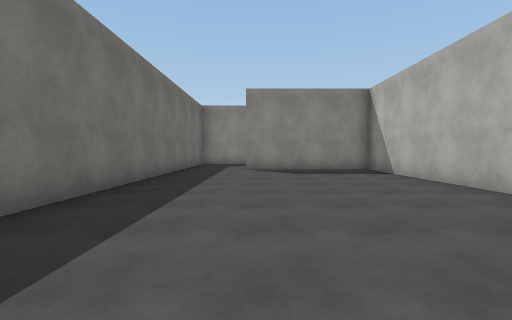
[1] (above)

12 first-person views from a walk through a Unity game level. The camera is 1.3 m above the floor, tilts 2° down and sees 85° across. The floor is counted in squares, 2 m on a side. Each view is taken from the middle of a square. On the plan, view 1 faces up. The plan holds only what a view shows up to about 9 squares ahead; the rest is blank. The place goes on beyond the plan. The player character is not drawn. Some surface patterns are stand-ins.

[2]
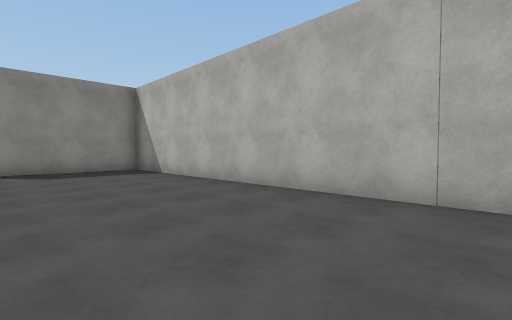

[3]
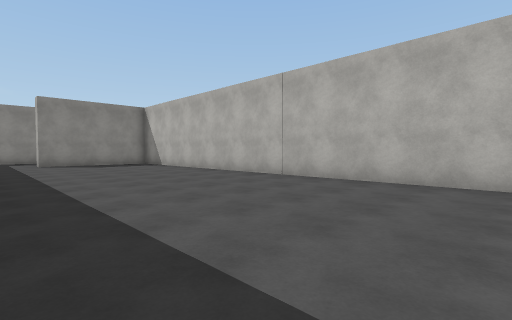

[4]
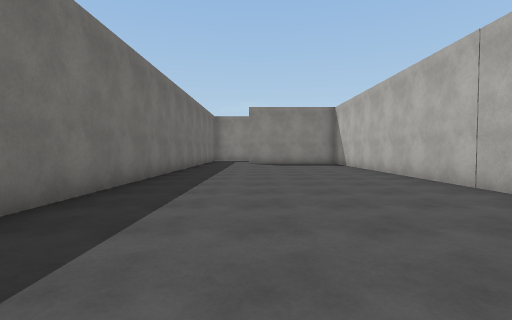

[5]
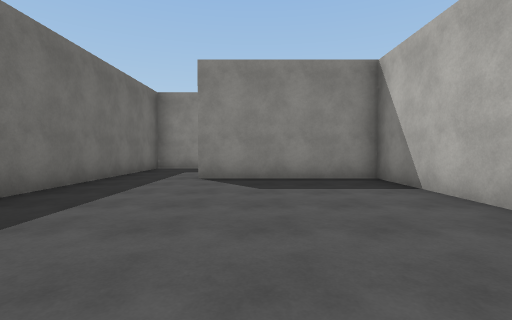

[6]
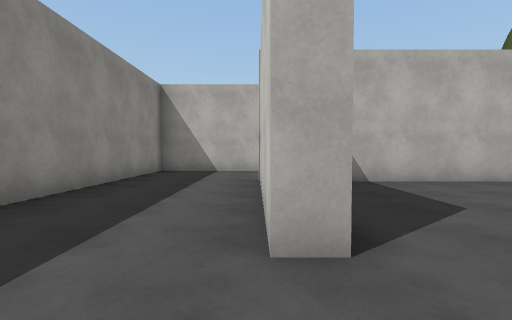

[7]
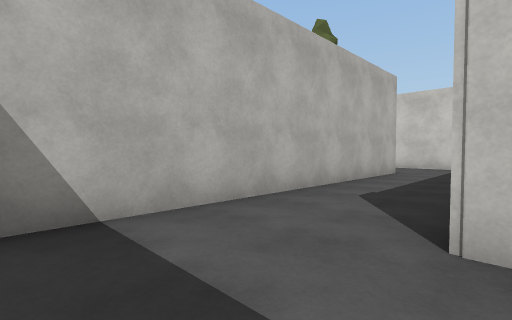

[8]
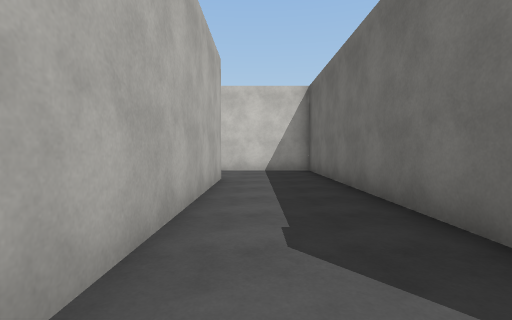

[9]
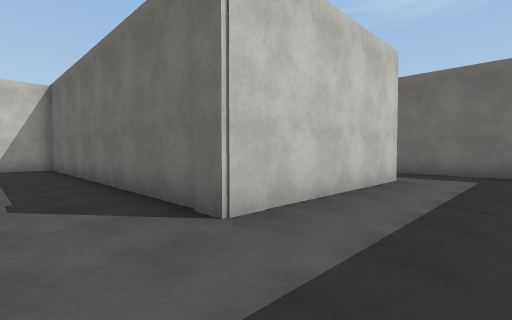

[10]
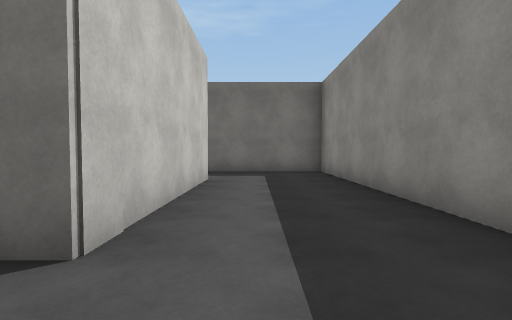

[11]
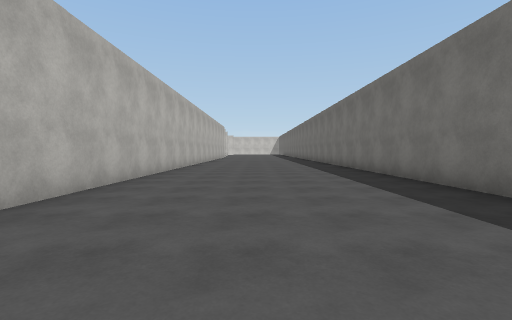

[12]
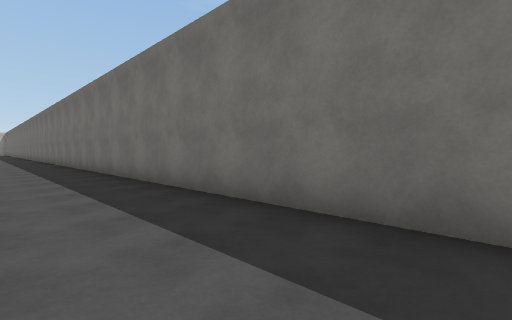

### Floor plan
Points are (right, up) in squares from view 1. A wall is a line through its corners. A room is listed if a view was taken in it or the views show most of it. See-through windows are left out.
Room 1 (views 1, 2, 3, 4, 5, 6, 11, 12)
walls: (-2.5, 10.5) (-2.5, -4.2); (3.8, -4.1) (3.8, 9.4) (-0.3, 9.4) (-0.3, 9.9)
ways out: opening at (-1.5, 10) to room 2
Room 2 (views 7, 8, 9, 10)
walls: (-0.3, 9.9) (4.3, 9.9) (4.3, 1) (7.1, 1); (6.8, 3.5) (6.8, 13) (-2.5, 13) (-2.5, 10.5)
ways out: opening at (-1.5, 10) to room 1; opening at (7, 2.5)

Positions as (right, up) in squares from view 1, and headings:
1: (0, 0), facing up
2: (0, 0), facing up-right
3: (-2, -4), facing up-right
4: (0, -4), facing up
5: (1, 3), facing up
6: (-2, 10), facing right
7: (4, 12), facing down-right
8: (6, 10), facing down
9: (6, 12), facing down-left
10: (6, 11), facing left
11: (1, 5), facing down
12: (0, 6), facing down-left
